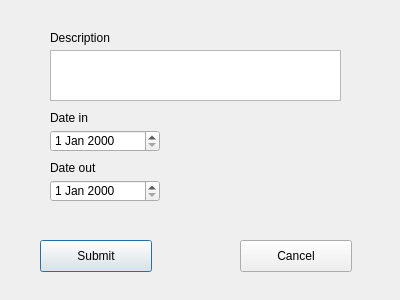
<?xml version="1.0" encoding="UTF-8"?>
<ui version="4.0">
 <class>AddRecordDialog</class>
 <widget class="QDialog" name="AddRecordDialog">
  <property name="geometry">
   <rect>
    <x>0</x>
    <y>0</y>
    <width>400</width>
    <height>300</height>
   </rect>
  </property>
  <property name="windowTitle">
   <string>Dialog</string>
  </property>
  <widget class="QTextEdit" name="textEditDescription">
   <property name="geometry">
    <rect>
     <x>50</x>
     <y>50</y>
     <width>291</width>
     <height>51</height>
    </rect>
   </property>
  </widget>
  <widget class="QPushButton" name="submitButton">
   <property name="geometry">
    <rect>
     <x>40</x>
     <y>240</y>
     <width>112</width>
     <height>32</height>
    </rect>
   </property>
   <property name="text">
    <string>Submit</string>
   </property>
  </widget>
  <widget class="QLabel" name="label_2">
   <property name="geometry">
    <rect>
     <x>50</x>
     <y>110</y>
     <width>58</width>
     <height>16</height>
    </rect>
   </property>
   <property name="text">
    <string>Date in</string>
   </property>
  </widget>
  <widget class="QLabel" name="label">
   <property name="geometry">
    <rect>
     <x>50</x>
     <y>30</y>
     <width>71</width>
     <height>16</height>
    </rect>
   </property>
   <property name="text">
    <string>Description</string>
   </property>
  </widget>
  <widget class="QPushButton" name="cancelButton">
   <property name="geometry">
    <rect>
     <x>240</x>
     <y>240</y>
     <width>112</width>
     <height>32</height>
    </rect>
   </property>
   <property name="text">
    <string>Cancel</string>
   </property>
  </widget>
  <widget class="QLabel" name="label_3">
   <property name="geometry">
    <rect>
     <x>50</x>
     <y>160</y>
     <width>58</width>
     <height>16</height>
    </rect>
   </property>
   <property name="text">
    <string>Date out</string>
   </property>
  </widget>
  <widget class="QDateEdit" name="dateEditDateIn">
   <property name="geometry">
    <rect>
     <x>50</x>
     <y>130</y>
     <width>110</width>
     <height>22</height>
    </rect>
   </property>
  </widget>
  <widget class="QDateEdit" name="dateEditDateOut">
   <property name="geometry">
    <rect>
     <x>50</x>
     <y>180</y>
     <width>110</width>
     <height>22</height>
    </rect>
   </property>
  </widget>
 </widget>
 <resources/>
 <connections/>
</ui>
